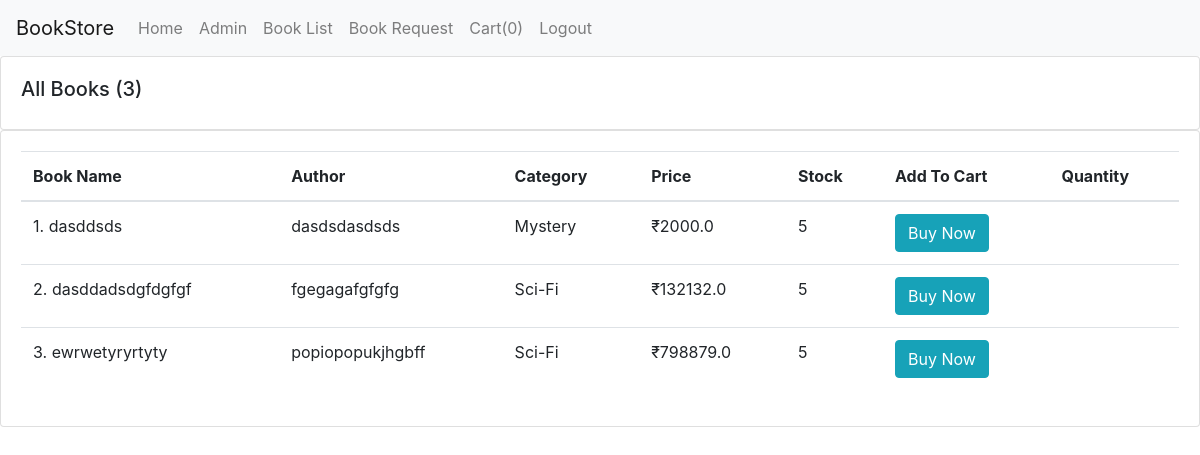
Page /book_list/ (signed in) on the committed database.
### books/models.py (models this page shows, shortened)
class Book(models.Model):
    CATEGORY = (
        ('Mystery', 'Mystery'),
        ('Thriller', 'Thriller'),
        ('Sci-Fi', 'Sci-Fi'),
        ('Humor', 'Humor'),
        ('Horror', 'Horror'),
        ('Mystery', 'Mystery'),
    )
    book_name = models.CharField(max_length=100)
    author = models.CharField(max_length=100, default="")
    category = models.CharField(max_length=100, choices=CATEGORY)
    price = models.FloatField()
    stock = models.IntegerField(default=5)

### books/views.py (the view)
# urls.py: path("book_list/", views.Users, name='book_list'),
@login_required(login_url = '/login')
def Users(request):
    books = Book.objects.all()
    total_books = books.count()
    return render (request, "book_list.html", {'books':books, 'total_books':total_books})

### templates/book_list.html (shortened to what this page needs)
{% extends 'base.html' %}
{% block body %}
<div class="row">
  <div class="col-md">
    <div class="card card-body">
      <h5>All Books ({{total_books}})</h5>
    </div>
    <div class="card card-body">
      <table class="table">
        <thead>
          <tr>
            <th>Book Name</th>
            <th>Author</th>
            <th>Category</th>
            <th>Price</th>
            <th>Stock</th>
            <th>Add To Cart</th>
            <th>Quantity</th>
          </tr>
        </thead>
        {% for book in books %}
        <tr>
          <td id="namepr{{book.id}}">{{book.book_name}}</td>
          <td id="authorpr{{book.id}}">{{book.author}}</td>
          <td id="categorypr{{book.id}}">{{book.category}}</td>
          <td> ₹<span id="pricepr{{book.id}}">{{book.price}}</span></td>
          <td id="stock{{book.id}}">{{book.stock}}</td>
          <td><button id="pr{{book.id}}" class="btn btn-info cart">Buy Now</button></td>
          <td class="quantity" id="divpr{{book.id}}"></td>
        </tr>
        {% endfor %}
      </table>
    </div>
  </div>
</div>
{% endblock %}

### templates/book_list.html (style rules this page uses)
table { width: 50%; counter-reset: row-num-1; }
table tr { counter-increment: row-num; }
table tr td:first-child::before { content: counter(row-num) ". "; }

### rows in the picture
Book: book_name "dasddsds", author "dasdsdasdsds", category "Mystery", price "2000.0", stock "5"
Book: book_name "dasddadsdgfdgfgf", author "fgegagafgfgfg", category "Sci-Fi", price "132132.0", stock "5"
Book: book_name "ewrwetyryrtyty", author "popiopopukjhgbff", category "Sci-Fi", price "798879.0", stock "5"

### other values in the picture
{{ total_books }} "3"
